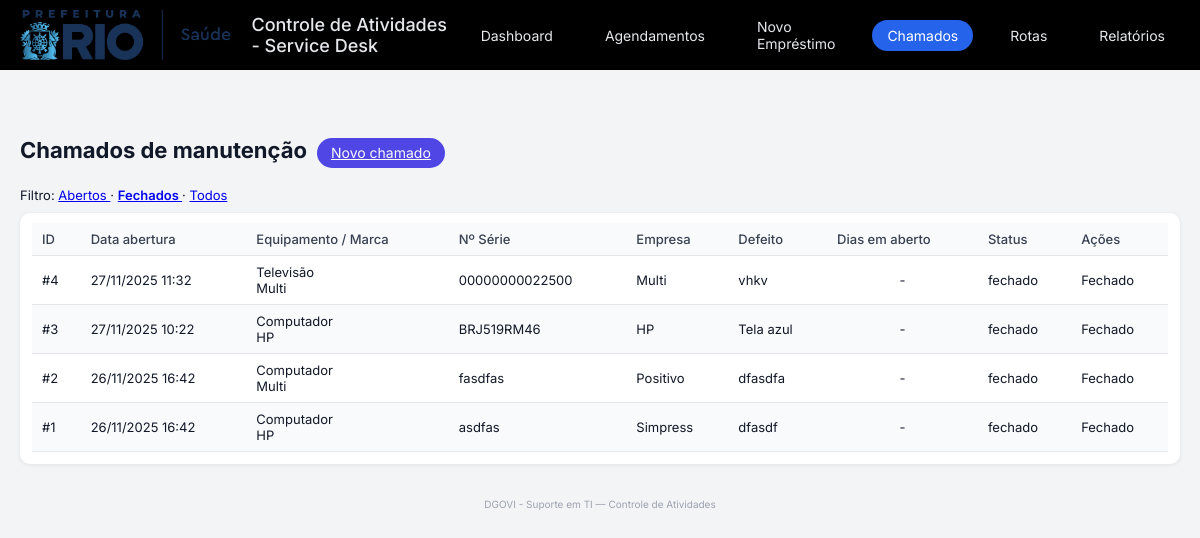
Before: /chamados?status=fechado with the older database file.
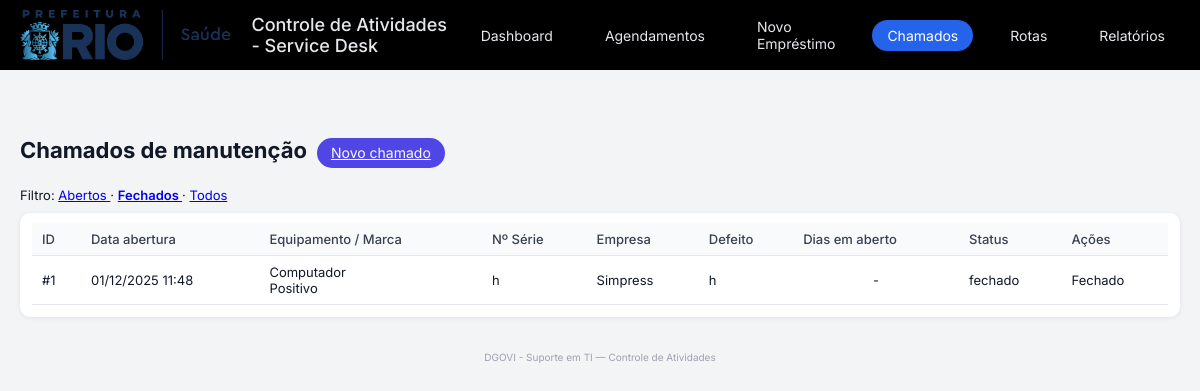
After: the same page with the newer database file.
### tables this page shows
CREATE TABLE tickets (
            id INTEGER PRIMARY KEY AUTOINCREMENT,
            data_abertura TEXT NOT NULL,
            data_encerramento TEXT,
            status TEXT NOT NULL, -- 'aberto' ou 'fechado'

            tipo_equipamento TEXT,
            empresa TEXT,
            marca TEXT,
            modelo TEXT,
            numero_serie TEXT,
            defeito TEXT,

            endereco TEXT,
            cep TEXT,
            telefone TEXT,
            contatos TEXT,
            email TEXT,

            observacoes TEXT
        );

### app.py (the view)
@app.route("/chamados")
def lista_chamados():
    status = request.args.get("status", "aberto")  # padrão: abertos
    conn = get_connection()
    cur = conn.cursor()
    if status == "todos":
        cur.execute("SELECT * FROM tickets ORDER BY data_abertura DESC")
    else:
        cur.execute(
            "SELECT * FROM tickets WHERE status = ? ORDER BY data_abertura DESC",
            (status,),
        )
    rows = cur.fetchall()
    conn.close()
    hoje = date.today()
    chamados = []
    for r in rows:
        d = dict(r)
        dt_ab = datetime.strptime(d["data_abertura"], "%Y-%m-%d %H:%M:%S")
        d["data_abertura_br"] = dt_ab.strftime("%d/%m/%Y %H:%M")
        d["dias_aberto"] = (hoje - dt_ab.date()).days
        chamados.append(d)
    return render_template(
        "chamados.html",
        chamados=chamados,
        filtro_status=status,
    )

### app.py (called while the page is built)
def get_connection():
    conn = sqlite3.connect(APP_DB)
    conn.row_factory = sqlite3.Row
    return conn

### templates/chamados.html (shortened to what this page needs)
{% extends "base.html" %}
{% block content %}
<div class="section-header">
  <h2>Chamados de manutenção</h2>
  <div>
    <a href="{{ url_for('novo_chamado') }}" class="btn-primary">Novo chamado</a>
  </div>
</div>
<div style="margin-bottom: 10px; font-size: 13px;">
  Filtro:
  <a href="{{ url_for('lista_chamados', status='aberto') }}"
     {% if filtro_status == 'aberto' %}style="font-weight:600;"{% endif %}>
    Abertos
  </a> ·
  <a href="{{ url_for('lista_chamados', status='fechado') }}"
     {% if filtro_status == 'fechado' %}style="font-weight:600;"{% endif %}>
    Fechados
  </a> ·
  <a href="{{ url_for('lista_chamados', status='todos') }}"
     {% if filtro_status == 'todos' %}style="font-weight:600;"{% endif %}>
    Todos
  </a>
</div>
<div class="table-card">
  <div class="table-wrapper">
    <table>
      <thead>
        <tr>
          <th>ID</th>
          <th>Data abertura</th>
          <th>Equipamento / Marca</th>
          <th>Nº Série</th>
          <th>Empresa</th>
          <th>Defeito</th>
          <th>Dias em aberto</th>
          <th>Status</th>
          <th>Ações</th>
        </tr>
      </thead>
      <tbody>
        {% for c in chamados %}
          <tr>
            <td>#{{ c.id }}</td>
            <td>{{ c.data_abertura_br }}</td>
            <td>
              {{ c.tipo_equipamento or '-' }}
              {% if c.marca %}
                <br><span class="tv-sub">{{ c.marca }}</span>
              {% endif %}
            </td>
            <td>{{ c.numero_serie or '-' }}</td>
            <td>{{ c.empresa or '-' }}</td>
            <td style="max-width: 260px;">{{ c.defeito or '-' }}</td>
            <td style="text-align:center;">
              {% if c.status == 'aberto' %}
                {{ c.dias_aberto }} dia{% if c.dias_aberto != 1 %}s{% endif %}
              {% else %}
                -
              {% endif %}
            </td>
            <td>{{ c.status }}</td>
            <td>
              {% if c.status == 'aberto' %}
                <form method="post"
                      action="{{ url_for('fechar_chamado', ticket_id=c.id) }}"
                      onsubmit="return confirm('Encerrar este chamado?');">
                  <button type="submit" class="btn-small btn-danger">Fechar</button>
                </form>
              {% else %}
                <span class="tv-sub">Fechado</span>
              {% endif %}
            </td>
          </tr>
        {% endfor %}
      </tbody>
    </table>
  </div>
</div>
{% endblock %}

### templates/base.html (shortened to what this page needs)
<!DOCTYPE html>
<html lang="pt-BR">
<head>
    <link rel="stylesheet" href="{{ url_for('static', filename='style.css') }}">
  <link rel="stylesheet" href="{{ url_for('static', filename='style.css') }}" />
</head>
<body class="{{ body_class|default('') }}">
<header>
  <div class="header-inner">
    <div class="logo">
      <img
        src="{{ url_for('static', filename='img/logo-rio-saude-horizontal.png') }}"
        alt="Prefeitura do Rio - Saúde"
        class="logo-img"
      />
      <span class="logo-system-name">Controle de Atividades - Service Desk</span>
    </div>
    {%if body_class != 'tv-mode'%}
<nav class="top-nav">
      <a href="{{ url_for('dashboard') }}"
         class="nav-link {% if request.endpoint == 'dashboard' %}is-active{% endif %}">
        Dashboard
      </a>
      <a href="{{ url_for('agendamentos') }}"
         class="nav-link {% if request.endpoint == 'agendamentos' %}is-active{% endif %}">
        Agendamentos
      </a>
      <a href="{{ url_for('emprestimo') }}"
         class="nav-link {% if request.endpoint == 'emprestimo' %}is-active{% endif %}">
        Novo Empréstimo
      </a>
      <a href="{{ url_for('lista_chamados') }}"
         class="nav-link {% if 'chamado' in request.endpoint %}is-active{% endif %}">
        Chamados
      </a>
      <a href="{{ url_for('lista_rotas') }}"
         class="nav-link {% if request.endpoint == 'lista_rotas' %}is-active{% endif %}">
        Rotas
      </a>
      <a href="{{ url_for('relatorio_emprestimo') }}"
         class="nav-link {% if request.endpoint == 'relatorio_emprestimo' %}is-active{% endif %}">
        Relatórios
      </a>
    </nav>
    {% endif %}
  </div>
</header>
  <main>
    <div class="container">
      {% block content %}{% endblock %}
    </div>
  </main>
  <footer>
    <small>DGOVI - Suporte em TI &mdash; Controle de Atividades</small>
  </footer>
</body>
</html>

### static/style.css (style rules this page uses)
* { box-sizing: border-box; }
body { font-family: "Inter", system-ui, -apple-system, BlinkMacSystemFont, "Segoe UI", sans-serif; margin: 0; background: #f3f4f6; color: #111827; }
header { background: #000000; color: #fff; padding: 10px 20px; position: sticky; top: 0; z-index: 1000; }
.header-inner { max-width: 1200px; margin: 0 auto; display: flex; align-items: center; justify-content: space-between; }
.logo { display: flex; align-items: center; gap: 20px; }
.logo-img { height: 50px; object-fit: contain; }
.logo-system-name { font-size: 18px; font-weight: 500; color: #e5e7eb; }
.top-nav { display: flex; align-items: center; gap: 12px; }
.nav-link { display: inline-flex; align-items: center; padding: 6px 14px; border-radius: 999px; font-size: 14px; text-decoration: none; color: #e5e7eb; }
.nav-link.is-active { background: #2563eb; color: #fff; }
nav a { color: #e5e7eb; margin-left: 10px; text-decoration: none; font-size: 14px; padding: 6px 10px; border-radius: 999px; border: 1px solid transparent; }
main { padding: 20px; }
.container { max-width: 1200px; margin: 0 auto; }
footer { text-align: center; padding: 12px 10px; font-size: 12px; color: #9ca3af; }
h2 { margin-top: 0; margin-bottom: 16px; font-size: 22px; }
.section-header { margin-top: 32px; margin-bottom: 8px; display: flex; align-items: baseline; gap: 10px; }
.btn-primary { margin-top: 16px; padding: 8px 14px; font-size: 14px; cursor: pointer; background: #4f46e5; color: #f9fafb; border-radius: 999px; border: none; }
.table-card { background: #ffffff; padding: 10px 12px 12px; border-radius: 10px; box-shadow: 0 1px 4px rgba(15, 23, 42, 0.08); }
.table-wrapper { width: 100%; overflow-x: auto; }
table { width: 100%; border-collapse: collapse; font-size: 13px; }
th, td { padding: 8px 10px; border-bottom: 1px solid #e5e7eb; }
th { background: #f9fafb; text-align: left; font-weight: 500; color: #374151; }
.btn-primary, .btn-secondary, .btn-small { display: inline-flex; align-items: center; justify-content: center; line-height: 1; }

Changed rows visible on the page:
removed tickets: id "4", data_abertura_br "27/11/2025 11:32", tipo_equipamento "Televisão", marca "Multi", numero_serie "00000000022500", empresa "Multi", defeito "vhkv", status "fechado", shows "Fechado"
removed tickets: id "3", data_abertura_br "27/11/2025 10:22", tipo_equipamento "Computador", marca "HP", numero_serie "BRJ519RM46", empresa "HP", defeito "Tela azul", status "fechado", shows "Fechado"
removed tickets: id "2", data_abertura_br "26/11/2025 16:42", tipo_equipamento "Computador", marca "Multi", numero_serie "fasdfas", empresa "Positivo", defeito "dfasdfa", status "fechado", shows "Fechado"
changed tickets "Computador": data_abertura_br "26/11/2025 16:42" → "01/12/2025 11:48"; marca "HP" → "Positivo"; numero_serie "asdfas" → "h"; defeito "dfasdf" → "h"
